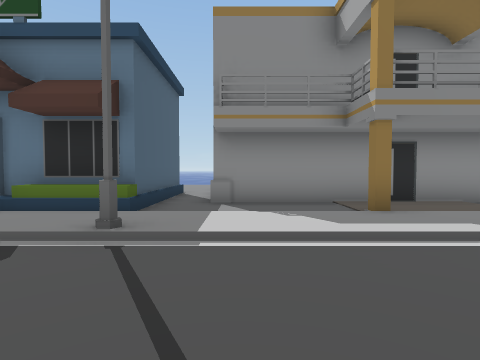
[1] (above)

19 first-person views from a walk through a scene from a Unity 3-D project. The camera is 1.5 m above the floor, tilts 2° down and sees 80° across. The floor is counted in squares, 2 m on a side. Each view is taken from the middle of a square. On the plan, view 1 faces up. The plan holds only what a view shows up to about 10 squares ahead; the rest is blank. The place goes on beyond the plan. The player is left out.

[2]
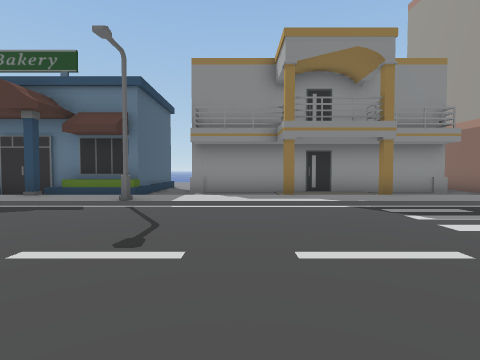

[3]
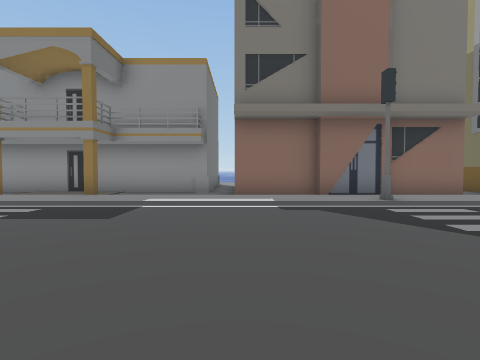

[4]
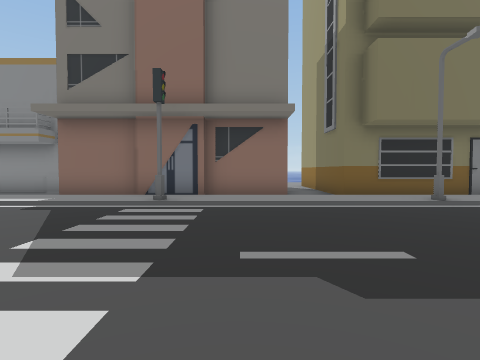

[5]
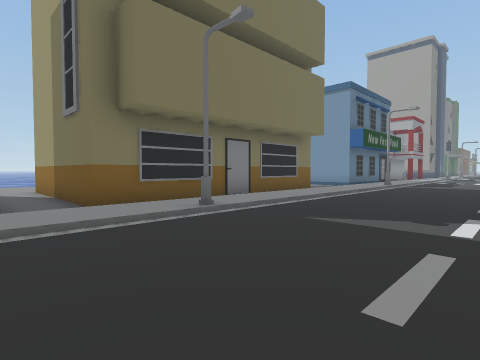

[6]
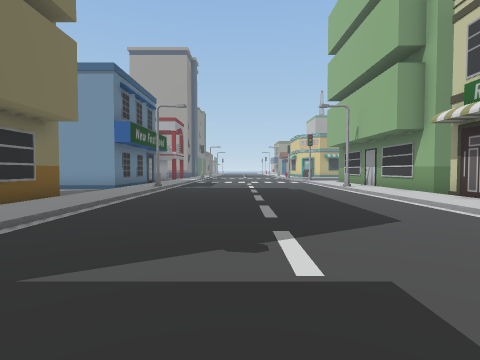

[7]
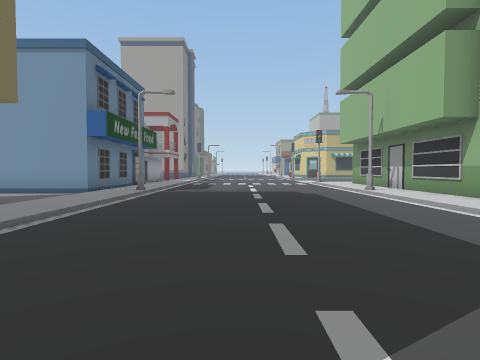

[8]
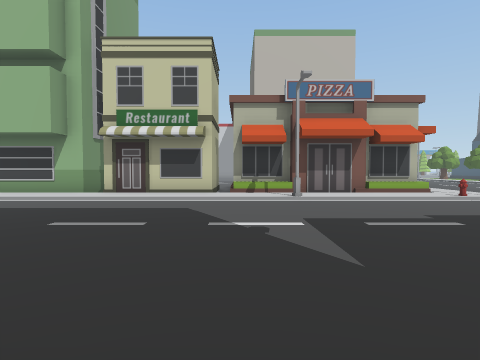

[9]
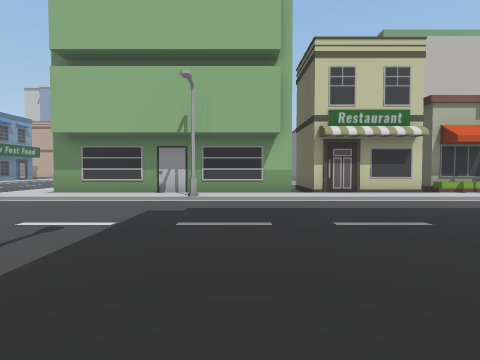

[10]
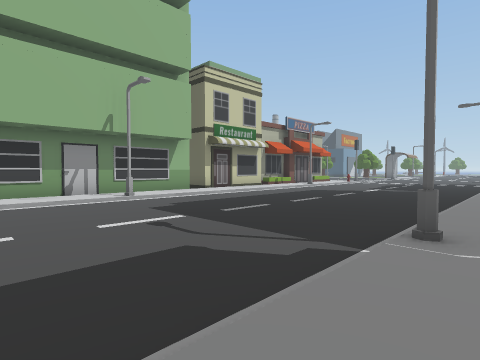

[11]
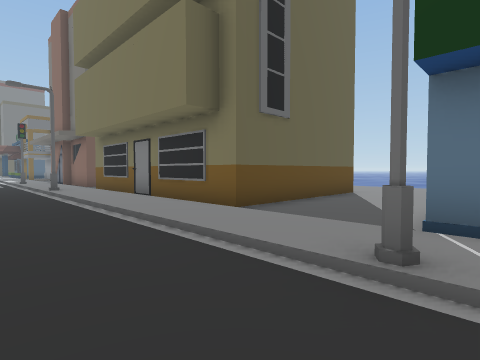

[12]
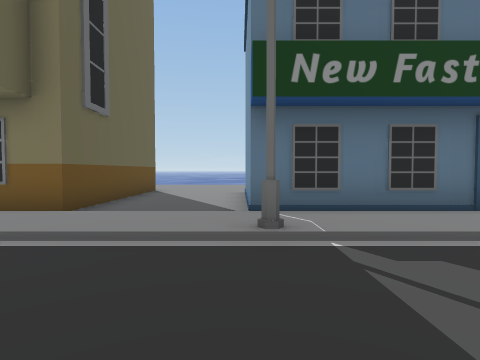

[13]
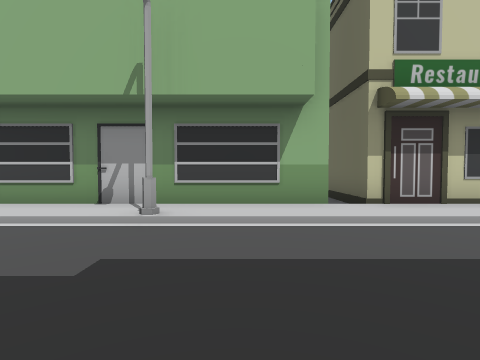

[14]
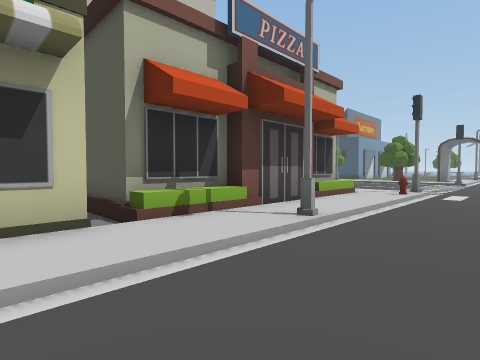

[15]
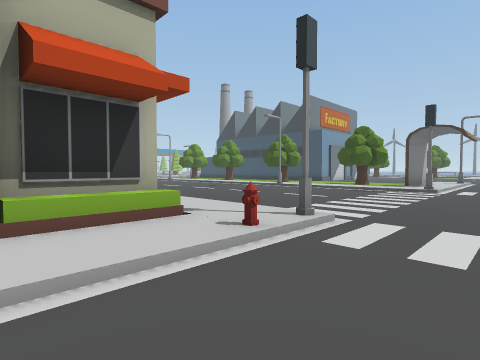

[16]
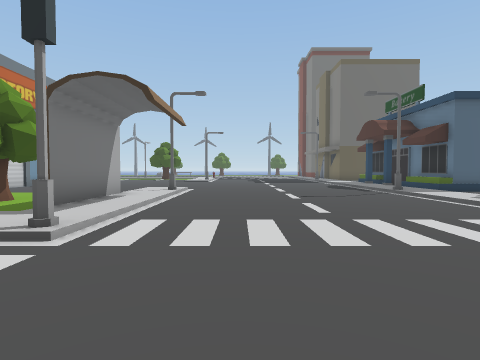

[17]
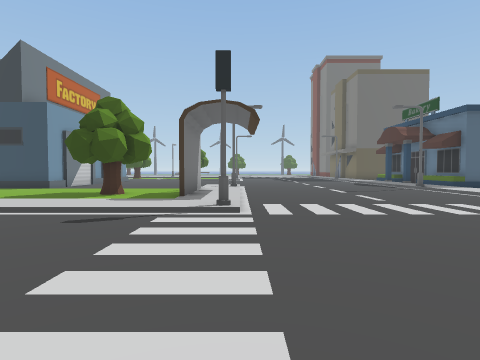

[18]
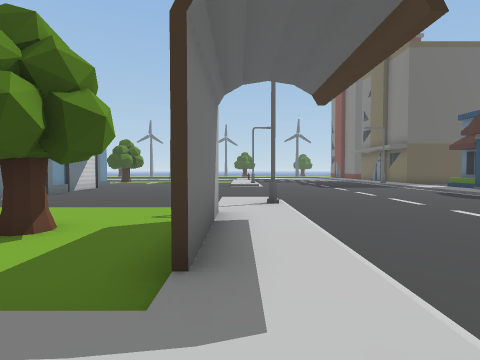

[19]
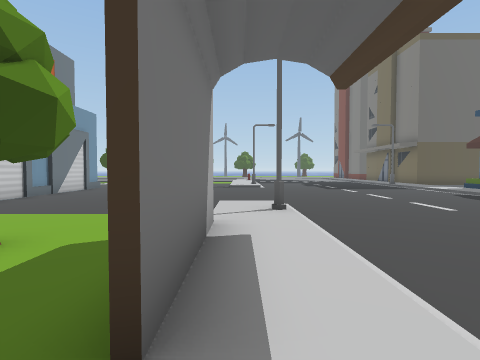

### Floor plan
Key: @ floor where view 1 was taken; # wall or solid block; . main floor; : floor 0.25 m higher than the main floor; / step, stairs or slope; B building; S streetlight; H hydrant; T tree.
Columns run from 6 left of view 1 to 32 right of it. Each row starts with its distance up from view 1.
 11                       ..       ...
 10                       .B       B...
  9     B.                .B       B..B
  8     B.                .B       B..B
  7     B.#########B      .B       B..B
  6 BBB B..........B      .B       B..B
  5 B.BBB...#..#   BBBBBBB.BBBBBBBBB..BBBBB
  4  ::::::::::::::::::::::::::::::::::::::
  3 /////S////////////#/////S/////////S////
  2 .......................................
  1 .......................................
  0 ......@................................
 -1 .......................................
 -2 .......................................
 -3 .......................................
 -4 ...//S/////#......#:H///S/////////S////
 -5 .../:::::::/....../::::::::::::::::::::
 -6  .....###.:/....../:BBBBBBBBBBB.BBBBBBB
 -7   ........:/....../:B     B   B.
 -8   .....T. :/. ..../       B   B

Positions as (right, up) in squares from view 1, and headings:
1: (0, 0), facing up
2: (1, -3), facing up
3: (9, -3), facing up
4: (14, -3), facing up
5: (15, -1), facing up-right
6: (17, 0), facing right
7: (19, 0), facing right
8: (20, 4), facing down
9: (27, 4), facing down
10: (32, 4), facing down-left
11: (29, 1), facing up-left
12: (28, 0), facing up
13: (27, 0), facing down
14: (22, -2), facing down-left
15: (16, -2), facing down-left
16: (8, -2), facing left
17: (10, -4), facing left
18: (5, -5), facing left
19: (4, -5), facing left
